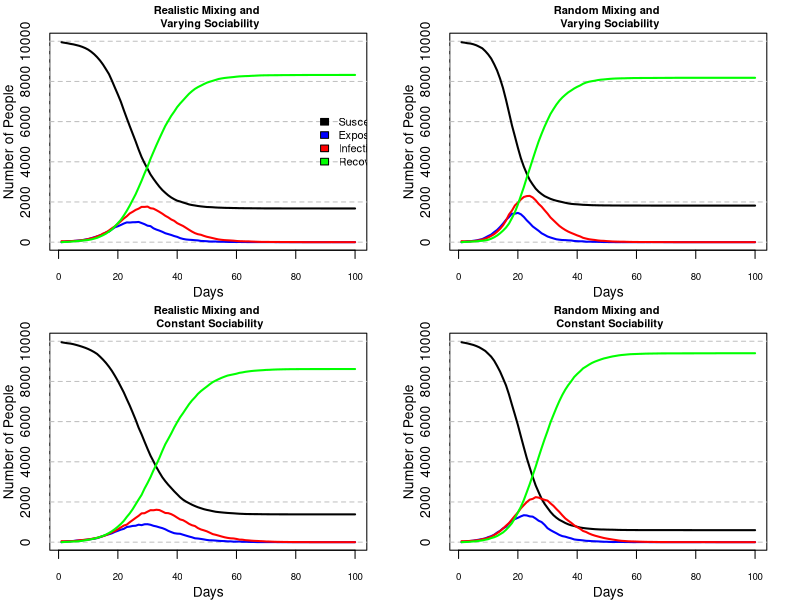

This figure's R source:
# [redacted]

# [redacted]
# [redacted]
# We all collectively debugged, reviewed each others sections, and made improvements

# [redacted]

############################
# This scripts simulates the spread of an epidemic using a modification of the SEIR model.

# In the SEIR model each individual in a fixed closed population is one of 4 states:
# Susceptible - has not contracted the disease
# Exposed     - has contracted the disease but cannot spread it to others
# Infectious  - has contracted the disease and may spread it to others
# Recovered   - has contracted the disease previously but has now either recovered or passed away
# The dynamics of the epidemic are modelled by how each individual transitions between these states,
# typically on a day by day basis
# An Infectious person will move to Recovered with a set probability delta
# An Exposed person will move to Infectious with a set probability gamma
# In the basic SEIR model a Susceptible person will move to Exposed with a probability
# defined as a set beta times the number of Infectious people
# This script allows for extensions of that last feature

# This scripts allows beta to vary from person to person, capturing a notion of a persons "sociability"
# The prob_of_link function defines the chance of two people randomly meeting each other,
# based on the sociability of each person.
# This is an attempt to better capture chance encounters in the real world.
# The function nseir incorporates into the SEIR framework the fact a person will be part of a household
# and will have a network of regular contact as well as randomly bumping into other people in the population.
# These are different avenues of infections and nseir allows for specifying different chances of infection in each case.
# The script assigns individuals to households (sizes varying uniformly between 1 and 5) 
# and then randomly creates a network of regular contacts for each person using get.net.

# With this in place, we then examine the dynamics seen in the simulations produced by:
# the full, more sophisticated, model with multiple infection avenues and varing beta values
# the model with multiple infection avenues and with a constant beta value for the population
# the basic model where infection spreads only through people randomly mixing but with varying beta values
# the basic model where infection spreads only through people randomly mixing and with a constant beta



prob_of_link <- function(i, j, b, n_c ){
  ## the probability of person i and person j meeting 
  # b   - the sociability parameters for the whole population
  # i,j - locations of person i and person j in b
  #       (j can be a vector of people)
  # n_c - mean number of contacts per person
  n = length(b)# population size
  top = n_c*b[i]*b[j]
  bottom =  (n-1)*(mean(b)^2)
  top/bottom
}

get.net <- function(beta, nc=15){
  # Randomly creates a regular contact network from the sociability parameters
  # of the population
  # beta - sociability values for the whole population
  # nc   - average number of contacts per person
  #
  # returns: a list, network, where network[i] are the regular contacts of person i
  
  n <- length(beta) #size of the population
  network <- vector("list",n)
  
  #person i only considers the indices greater than i
  #this avoids both i and j considering i<->j  which would double the chance of 
  # a link being created
  for (i in 1:(n-1)){
    #omit people that already considered creating a link with i
    potential_contacts = (i+1):n
    #omit members of the same household, taking h from the outside environment
    same_household = which(h == h[i])
    potential_contacts = potential_contacts[!(potential_contacts %in% same_household) ]
    #get the chance of contact between i and their potential contacts
    # using their sociabilities
    chance_of_contact = prob_of_link(i, potential_contacts, beta, nc)
    # with that chance, i and j become regular contacts
    u <- runif(length(potential_contacts))
    contacts = potential_contacts[ u < chance_of_contact ]
    network[[i]] <- c( network[[i]], contacts  )
    # add person i into all of their contacts' contacts
    network[contacts] <- lapply(network[contacts], function(x) c(x, i) )
  }
  return( network )
}

nseir <- function(beta,h,alink,alpha=c(.1,.01,.01),delta=.2
                  ,gamma=.4,nc=15, nt = 100,pinf = .005){
  # Simulate the spread of an epidemic in a population under the SEIR model
  # beta  - a vector of sociability parameters for the whole population
  # h     - a vector of households where h[i] is the household of person i
  # alink - a list containing the regular contacts for each individual
  # alpha - the chance of an infectious person infecting a susceptible
  #          household member, regular contact, and person they randomly bump into,
  #          respectively
  # delta - the chance a person moves from Infectious to Recovered
  # gamma - the chance a person moves from Exposed to Infectious 
  # nc    - average number of regular contacts per person, used in random mixing
  # nt    - number of days to run the simulation for
  # pinf  - the proportion of the population that is Infectious initially
  #
  # Returns: a list with vectors S,E,I,R containing the containing the counts
  #         of people in each state each day, and a vector t storing the days
  
  n = length(beta) # population size
  S <- E <- I <- R <- rep(0, nt)
  # the state of each individual is recorded as 0/1/2/3 
  # encoding Susceptible/Exposed/Infectious/Recovered
  pop <- rep(0,n)
  # a random pinf proportion of the population start as infected,
  # the remainder are susceptible
  # if no-one starts out infected, this is a worthless simulation
  #so we hardcode at least one infection
  pop[sample(n, size = max(1, floor(n*pinf))) ] <- 2
  #record the first day
  S[1] <- sum(pop==0); I[1] <- sum(pop==2)
  # extract elements of alpha as explained above
  a_h <- alpha[1]; a_c <- alpha[2]; a_r <- alpha[3] 
  for (day in 2:nt){
    u <- runif(n)
    pop[ pop==2&u<delta ] <- 3 # Infectious -> Recovered
    pop[ pop==1&u<gamma ] <- 2 # Exposed -> Infectious
    
    currently_S <- which(pop==0); n_S <- length(currently_S)
    # each infectious person may infect the currently Susceptible
    for (infected in which(pop == 2)){
      u<- runif(n_S)
      #infects a susceptible person through random mixing
      # this chance of infection is the chance of meeting randomly times a_r
      pop[currently_S][ u<a_r*prob_of_link(infected, currently_S, beta, nc) ] <- 1
      #infects a susceptible member of their household
      pop[currently_S][ h[currently_S]==h[infected] & u<a_h ] <- 1
      #infects a susceptible regular contact
      pop[currently_S][ currently_S %in% alink[[infected]] & u<a_c ] <- 1
    }
    #record today's counts
    S[day] <- sum(pop==0); E[day] <- sum(pop==1)
    I[day] <- sum(pop==2); R[day] <- sum(pop==3)
  }
  return(list(S=S,E=E,I=I,R=R, t=1:nt))
}

plot_pop_change <- function(sim, pop_size, title="", show_legend = T){
  # Plots the number of people in each state S,E,I,R
  # over the course of the simulation
  # sim         - simulated output of nseir. a list with S,E,I,R,t each of length nt 
  #               storing the counts of people in each state for each day in t
  # pop_size    - the total population size
  # title       - a title for the plot
  # show_legend - include a legend or not
  # ...         - all other arguments are passed to plot
  
  #initialise an empty plot
  plot(NA,NA, type = "n", #show nothing yet
       xlim = range(sim$t), #days on X axis
       ylim = c(0,n), #number of people on the Y axis
       main = title,
       cex.main = .8, #reduce title size to 80%
       cex.axis = .7, #reduce axis label size to 70%
       xlab = "Days", 
       ylab = "Number of People",
       yaxt = "n" #don't add Y-ticks here - done below
  )
  #add dotted horizontal gridlines
  axis(2, tck = 1, lty = 2, col ="gray", gap.axis=1/4)
  # a colour for each state
  cols <-  c("black", "blue", "red", "green")
  states <- c("Susceptible", "Exposed", "Infectious", "Recovered")
  #draw a line of each state over time
  lines(sim$t, sim$S, lwd = 2, col = cols[1])
  lines(sim$t, sim$E, lwd = 2, col = cols[2])
  lines(sim$t, sim$I, lwd = 2, col = cols[3])
  lines(sim$t, sim$R, lwd = 2, col = cols[4])
  #add a legend
  legend(
    x = max(sim$t), y = n/2, # centre right
    xjust = .5, yjust = .5, # legend sits at the edge of the rhs
    legend = states, fill = cols,
    bty="n", #no box around the legend
    plot = show_legend, #show the legend on the plot or not
    cex = .8 #make the text smaller
  )
}


n =10000; h_max = 5 # maximum household size
#assign n people to households of sizes between 1-h_max
h = rep(1:n, times = sample(1:h_max, n, replace =TRUE))[1:n]
#randomly sample population sociability parameters
beta <- runif(n)
#create a regular contacts network for this population
network <- get.net(beta)

#run 4 situations
#the full model has household, regular contacts and random mixing and there are
#different sociability parameters for each person
realistic_mixing_variable_beta <- nseir(beta, h, network)
# the model with only random mixing but with a higher infection rate for random 
# mixing, again there are different sociability parameters for each person
random_mixing_variable_beta <- nseir(beta, h, network, alpha=c(0,0,.04))
#now we assume the sociability parameters are a constant average value
beta_c <- rep(mean(beta), n)
# the model has household, regular contacts and random mixing but constant
# sociability
realistic_mixing_common_beta <- nseir(beta_c, h, network)
# the most simple model where there is only random mixing and constant sociability
random_mixing_common_beta <- nseir(beta_c, h, network, alpha=c(0,0,.04))

# save graphical state to reset it later
old_par <- par(no.readonly = TRUE) 
par(mfrow=c(2,2), #2x2 grid
    mar=c(3,3,2,2) # decrease the margins
    ,mgp=c(2,1,0) # bring axis labels closer to axes
)
#plot the 4 models for comparison
plot_pop_change(realistic_mixing_variable_beta, n,
                "Realistic Mixing and \n Varying Sociability")
#dont show the legends on the remaining plots
plot_pop_change(random_mixing_variable_beta, n, 
                "Random Mixing and \n Varying Sociability", F)
plot_pop_change(realistic_mixing_common_beta, n, 
                "Realistic Mixing and \n Constant Sociability", F)
plot_pop_change(random_mixing_common_beta, n, 
                "Random Mixing and \n Constant Sociability", F)

par(old_par) # reset graphical state  

# Looking top to bottom:
# Models with constant sociability predict more people will eventually contract the disease.
# Looking left to right: 
# Models omitting household and contact networks predict an earlier and sharper spike 
# in the number of people Exposed or Infectious.

# The last, most basic, model with constant sociability and random mixing predicts 90% 
# of the population contracting the disease.
# The first two models with the more realistic assumption that the chance of contracting
# the disease is not the same for every individual predict 80% of the population 
# contracts the disease.
# The basic model predicts significantly worse outcomes for the spread of the epidemic.



#The apparent effect of the household and network structure seems to be to smooth out
#the speed and intensity in which the disease propagates through the population.
#However, this could reasonably be attributed to the higher value for random mixing
#The relative size of people's households (at hmax=5) and networks (at nc=15)
#is a much smaller subset of the population that possible in random mixing.
#As a result, these social groups, despite higher infectiousness don't play as much
#of a role as the random mixing. Therefore when random mixing is made more infectious
#the disease is more aggressive, spikes higher and earlier than those that have
#these social networks considered and infectiousness broken up more across the three.
#The constant beta to have more of a noticeable effect when combined with the random
#mixing as it leads to many more people getting infected and pushes the peak infection
#date slightly to the right.




############ Extra ############

# If we run multiple simulation with the same parameters repeatedly we can 
# create confidence intervals on the counts per state each day.
# Simply get n simulations and go through each day and state, calculating upper 
# and lower quantiles for that state on that day from the n samples observed.
# the below function allows for that, and the function below it caters for 
# plotting such confidence intervals
# get_confidence_band_nseir <- function(n_reps, n_days, ...){
#   big_l <- list()
#   big_l$R <-  matrix(NA, nrow=n_reps, ncol=n_days)
#   big_l$S <- big_l$E <- big_l$I <- big_l$R
#   
#   for( i in 1:n_reps){
#     simu <- nseir(...)
#     big_l$S[i,] <- simu$S
#     big_l$E[i,] <- simu$E
#     big_l$I[i,] <- simu$I
#     big_l$R[i,] <- simu$R
#   }
#   
#   
#   simu_lower <- lapply(
#     big_l, 
#     function(state) {
#       apply(state, 2,
#             function(day_reps) quantile(day_reps,probs=c(.05))
#       )
#     }
#   )
#   simu_lower$t <- 1:n_days
#   
#   simu_upper <- lapply(
#     big_l, 
#     function(state) {
#       apply(state, 2,
#             function(day_reps) quantile(day_reps,probs=c(.95))
#       )
#     }
#   )
#   simu_upper$t<- 1:n_days
#   return( list(upper=simu_upper, lower = simu_lower) )
# }
# 
# plot_pop_change_bands <- function(simu_upper, simu_lower, pop_size){
#   
#   days = simu_upper$t
#   plot(NA,NA,
#        xlim=range(days),
#        ylim = c(0,pop_size),
#        type = "n", xlab = "Day", ylab = "N",
#        main = "Typical epidemic development"
#        #must put in a title
#   )
#   colours <-  c("black", "red", "blue", "purple")
#   #need to lower intensity/hue/strength of colours to see overlaps
#   states <- c("S", "E", "I", "R")
#   #doing them in different order as i want E and R on top
#   for (state in states[c(4,1,3,2)] ){
#     polygon(
#       x = c(days, rev(days)),
#       y = c(simu_lower[[state]], rev(simu_upper[[state]]) ),
#       col = colours[state==states]
#     )
#   }
#   legend(x=max(days), y = n/2,
#          legend = c("Susceptible", "Exposed", "Infectious", "Recovered"),
#          xjust = 1, yjust = .5,
#          fill = colours,
#          bty = "n"
#   )
# }